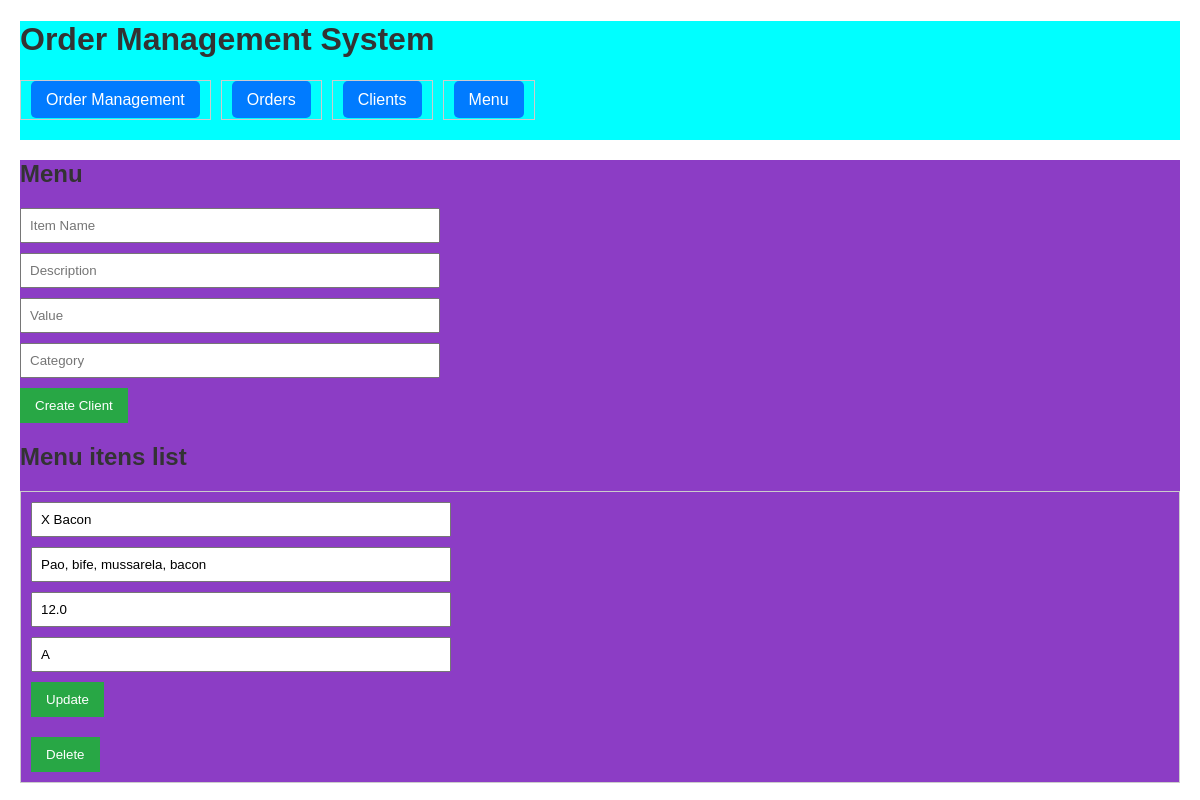
Before: /menu with the older database file.
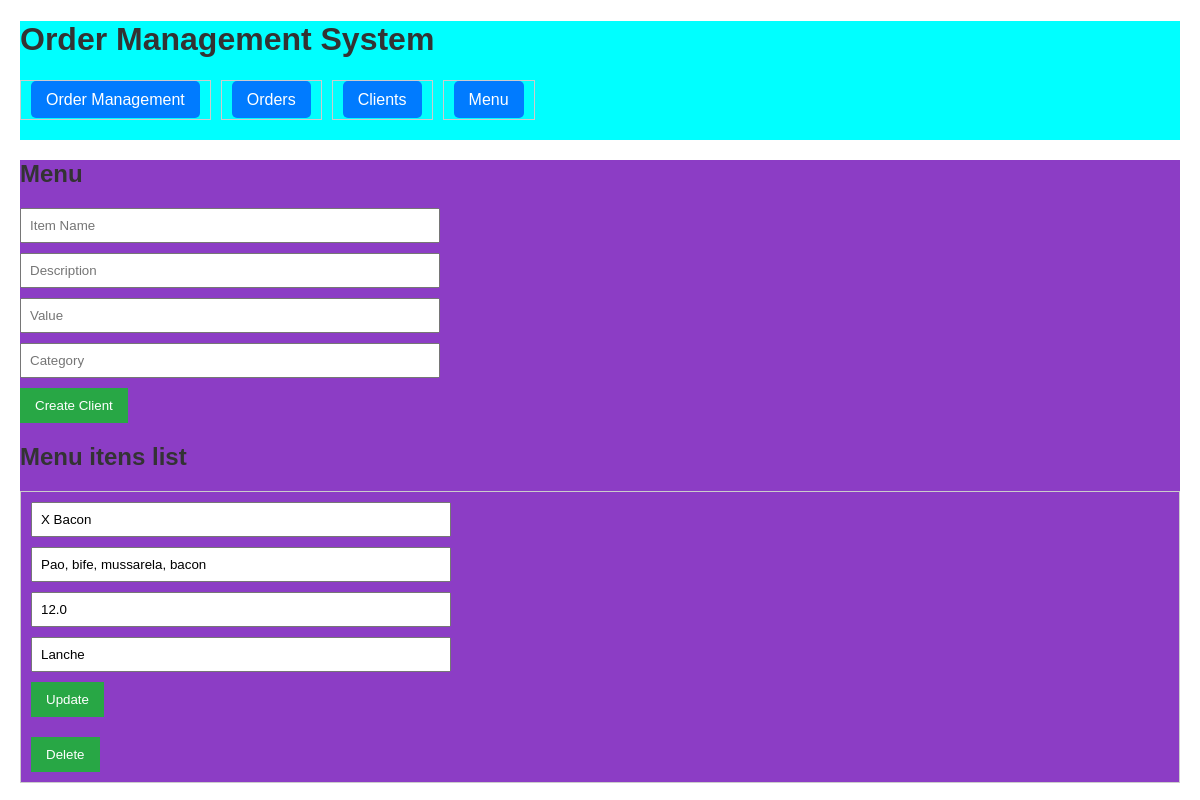
After: the same page with the newer database file.
### models.py (models this page shows)
class Menu(db.Model):
    id = db.Column(db.Integer, primary_key=True)
    item_name = db.Column(db.String(100), nullable=False)
    description = db.Column(db.String(200), nullable=False)
    item_value = db.Column(db.Float, nullable=False)
    category = db.Column(db.String(100), nullable=False)
    order_items = db.relationship('OrderItem', backref='menu_item', lazy=True)

### app.py (the view)
@app.route('/menu')
def menu():
    items = Menu.query.all()
    return render_template('menu.html', menu=items)

### templates/menu.html (shortened to what this page needs)
{% extends "base.html" %}
{% block content %}
<div id="container">
    <h2>Menu</h2>
    <form action="/menu" method="POST">
        <input type="text" name="item_name" placeholder="Item Name" required>
        <input type="text" name="description" placeholder="Description" required>
        <input type="number" name="item_value" placeholder="Value" required>
        <input type="text" name="category" placeholder="Category" required>
        <button type="submit">Create Client</button>
    </form>
    <h2>Menu itens list</h2>
    <ul>
        {% for itens in menu %}
        <li>
            <form action="/menu/{{ itens.id }}/update" method="POST">
                <input type="text" name="item_name" value="{{ itens.item_name }}" required>
                <input type="text" name="description" value="{{ itens.description }}" required>
                <input type="number" name="item_value" value="{{ itens.item_value }}" required>
                <input type="text" name="category" value="{{ itens.category }}" required>
                <button type="submit">Update</button>
            </form>
            <form action="/menu/{{ itens.id }}/delete" method="POST" style="display:inline;">
                <button type="submit">Delete</button>
            </form>
        </li>
        {% endfor %}
    </ul>
</div>
{% endblock %}

### templates/base.html (shortened to what this page needs)
<!DOCTYPE html>
<html lang="en">
<head>
    <link rel="stylesheet" href="/static/css/styles.css">
</head>
<body>
    <header>
        <h1>Order Management System</h1>
        <nav>
            <ul>
                <li><a href="{{ url_for('order_management') }}">Order Management</a></li>
                <li><a href="{{ url_for('orders') }}">Orders</a></li>
                <li><a href="{{ url_for('clients') }}">Clients</a></li>
                <li><a href="{{ url_for('menu') }}">Menu</a></li>
            </ul>
        </nav>
    </header>
    <main>
        {% block content %}{% endblock %}
    </main>
</body>
</html>

### static/css/styles.css (style rules this page uses)
body { font-family: Arial, sans-serif; margin: 20px; }
h1, h2 { color: #333; }
nav ul { list-style-type: none; padding: 0; margin: 0; display: flex; gap: 10px; }
nav ul li { display: inline; }
nav ul li a { text-decoration: none; padding: 10px 15px; background-color: #007bff; color: white; border-radius: 5px; }
form { margin-bottom: 20px; }
input, textarea, select { display: block; margin-bottom: 10px; padding: 8px; width: 100%; max-width: 400px; }
button { padding: 10px 15px; background-color: #28a745; color: white; border: none; cursor: pointer; }
ul { list-style-type: none; padding: 0; }
li { margin-bottom: 20px; padding: 10px; border: 1px solid #ccc; }
header { background-color: aqua; }
#container { background-color: #8c3dc5; }

Changed rows visible on the page:
changed Menu "X Bacon": category "A" → "Lanche"
